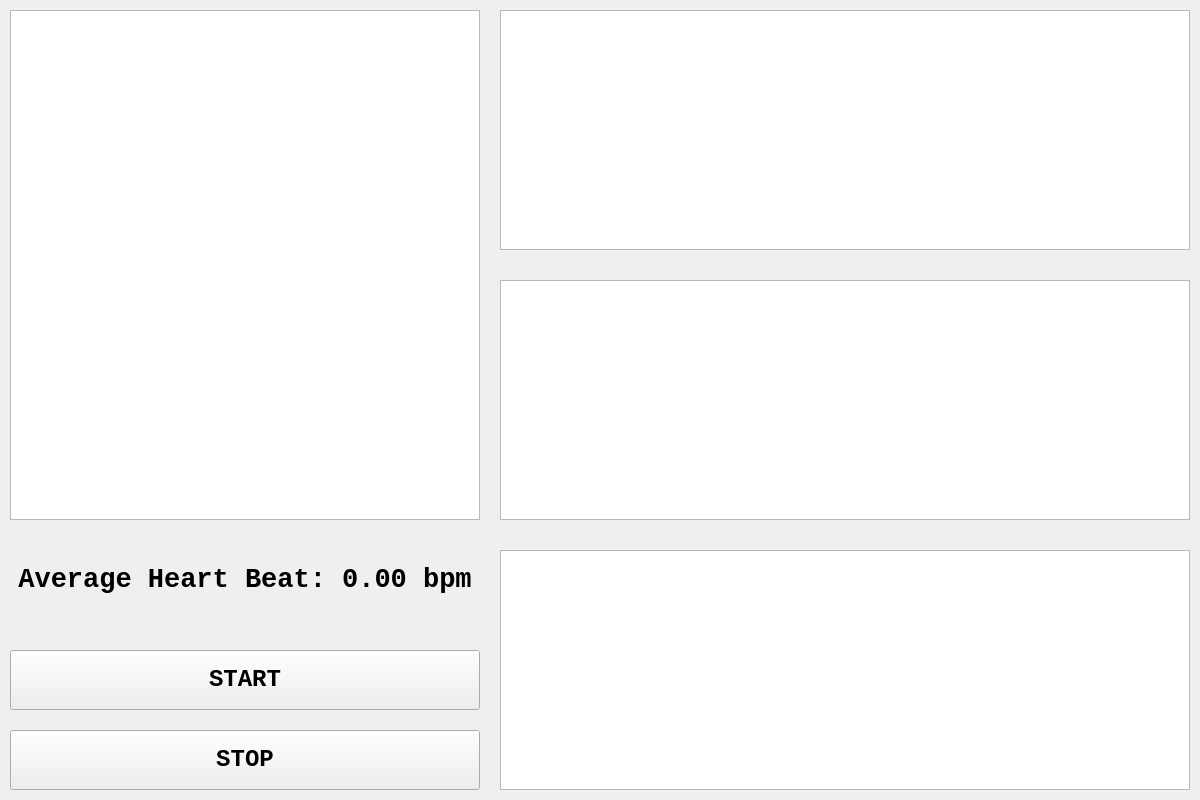
<?xml version="1.0" encoding="UTF-8"?>
<ui version="4.0">
 <class>MainWindow</class>
 <widget class="QMainWindow" name="MainWindow">
  <property name="geometry">
   <rect>
    <x>0</x>
    <y>0</y>
    <width>1200</width>
    <height>800</height>
   </rect>
  </property>
  <property name="windowTitle">
   <string>PPG</string>
  </property>
  <widget class="QWidget" name="centralwidget">
   <widget class="GraphicsLayoutWidget" name="FIR_Response">
    <property name="geometry">
     <rect>
      <x>10</x>
      <y>10</y>
      <width>470</width>
      <height>510</height>
     </rect>
    </property>
   </widget>
   <widget class="QPushButton" name="Start">
    <property name="geometry">
     <rect>
      <x>10</x>
      <y>650</y>
      <width>470</width>
      <height>60</height>
     </rect>
    </property>
    <property name="font">
     <font>
      <family>Consolas</family>
      <pointsize>18</pointsize>
      <weight>75</weight>
      <bold>true</bold>
     </font>
    </property>
    <property name="text">
     <string>START</string>
    </property>
   </widget>
   <widget class="QPushButton" name="Stop">
    <property name="geometry">
     <rect>
      <x>10</x>
      <y>730</y>
      <width>470</width>
      <height>60</height>
     </rect>
    </property>
    <property name="font">
     <font>
      <family>Consolas</family>
      <pointsize>18</pointsize>
      <weight>75</weight>
      <bold>true</bold>
     </font>
    </property>
    <property name="text">
     <string>STOP</string>
    </property>
   </widget>
   <widget class="GraphicsLayoutWidget" name="Original_Data">
    <property name="geometry">
     <rect>
      <x>500</x>
      <y>10</y>
      <width>690</width>
      <height>240</height>
     </rect>
    </property>
   </widget>
   <widget class="GraphicsLayoutWidget" name="Spectrum">
    <property name="geometry">
     <rect>
      <x>500</x>
      <y>280</y>
      <width>690</width>
      <height>240</height>
     </rect>
    </property>
   </widget>
   <widget class="GraphicsLayoutWidget" name="Filtered_Data">
    <property name="geometry">
     <rect>
      <x>500</x>
      <y>550</y>
      <width>690</width>
      <height>240</height>
     </rect>
    </property>
   </widget>
   <widget class="QLabel" name="BPM">
    <property name="geometry">
     <rect>
      <x>10</x>
      <y>550</y>
      <width>470</width>
      <height>60</height>
     </rect>
    </property>
    <property name="font">
     <font>
      <family>Consolas</family>
      <pointsize>20</pointsize>
      <weight>75</weight>
      <italic>false</italic>
      <bold>true</bold>
      <strikeout>false</strikeout>
     </font>
    </property>
    <property name="styleSheet">
     <string notr="true"/>
    </property>
    <property name="text">
     <string>Average Heart Beat: 0.00 bpm</string>
    </property>
    <property name="alignment">
     <set>Qt::AlignCenter</set>
    </property>
   </widget>
  </widget>
 </widget>
 <customwidgets>
  <customwidget>
   <class>GraphicsLayoutWidget</class>
   <extends>QGraphicsView</extends>
   <header>pyqtgraph</header>
  </customwidget>
 </customwidgets>
 <resources/>
 <connections/>
</ui>
